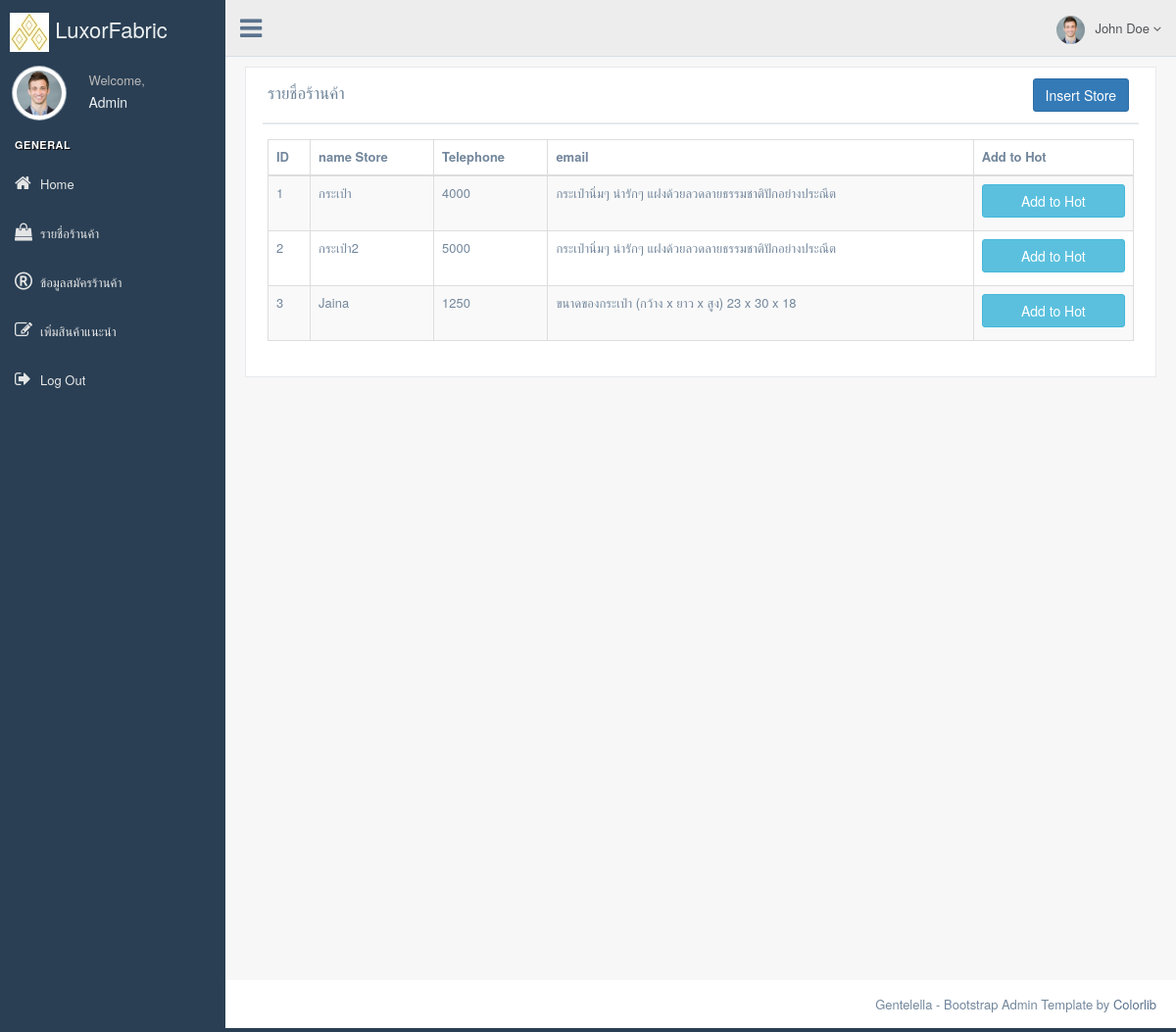
/Admin/index.php?link=hotproduct (signed in), run on the app's committed database.
### tables this page shows
CREATE TABLE `product` (
  `id_product` int(11) NOT NULL,
  `NameProduct` varchar(300) NOT NULL,
  `Status` varchar(50) NOT NULL,
  `PriceProduct` varchar(10) NOT NULL,
  `discount` varchar(100) NOT NULL,
  `tax` varchar(3) NOT NULL,
  `date_input` date NOT NULL,
  `productDetail` varchar(255) NOT NULL,
  `textProductDetail` text NOT NULL,
  `id_type` int(11) NOT NULL,
  `id_store` int(11) NOT NULL
);

### Admin/inserthotproduct.php (the view, shortened to what this page needs)
<div class="row">
    <div class="col-md-12 col-sm-12 col-xs-12">
        <div class="x_panel">
            <div class="x_title">
                <h2>รายชื่อร้านค้า</h2>
                <a class="btn btn-primary pull-right" href="?link=insertstore" >Insert Store</a>
            <div class="clearfix"></div>
        </div>
        <div class="x_content">
            <table id="datatable-responsive" class="table table-striped table-bordered dt-responsive nowrap" cellspacing="0" width="100%">
                <thead>
                    <tr>
                       <th>ID</th>
                       <th>name Store</th>
                       <th>Telephone</th>
                       <th>email</th>
                       <th>Add to Hot</th>
                    </tr>
                </thead>
                <tbody>
                <?php
                   $select = "SELECT * FROM `Product` p order by `id_product`";
                   $query = mysqli_query($connect,$select);
                   if(mysqli_num_rows($query)>0){
                       while($row = mysqli_fetch_array($query)){
                       ?>
                       <tr>
                           <td><?php echo $row['id_product']; ?></td>
                           <td><?php echo $row['NameProduct']; ?></td>
                           <td><?php echo $row['PriceProduct']; ?></td>
                           <td><?php echo $row['productDetail']; ?></td>
                           <td><a href="./CodeBack/addhotproduct.php?id_product=<?php echo $row['id_product']; ?>" class="btn btn-info btn-block">Add to Hot</a></td>
                       </tr>
                       <?php
                       }
                   }
                ?>
                </tbody>
            </table>
        </div>
    </div>
  </div>

### data on the page
product: id_product "1", NameProduct "กระเป๋า", PriceProduct "4000", productDetail "กระเป๋านิ่มๆ น่ารักๆ แฝงด้วยลวดลายธรรมชาติปักอย่างประณีต"
product: id_product "2", NameProduct "กระเป๋า2", PriceProduct "5000", productDetail "กระเป๋านิ่มๆ น่ารักๆ แฝงด้วยลวดลายธรรมชาติปักอย่างประณีต"
product: id_product "3", NameProduct "Jaina", PriceProduct "1250", productDetail "ขนาดของกระเป๋า (กว้าง x ยาว x สูง) 23 x 30 x 18"

### other printed values
$_SESSION['Admin_user_name'] "Admin"
